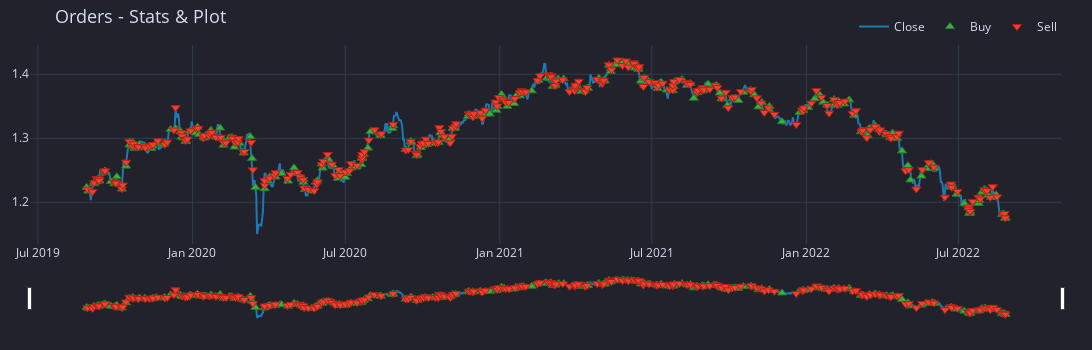

The code cell stored with this chart in its notebook:
### Code cell
# pf_2_bb_custom.orders.plot(xaxis=dict(rangeslider_visible=True),**kwargs1).show()
kwargs1 = {"title_text" : "Orders - Stats & Plot", "title_font_size" : 18}
pf_2_bb_custom.orders.resample("1d").plot(xaxis=dict(rangeslider_visible=True),**kwargs1).show()

### Figure 1 — Plotly figure (JSON) as saved in the notebook; plotly's stock layout.template omitted (floating-point values rounded to 4 significant figures; data arrays with more than 128 entries replaced by an {"elided": "..."} marker saying what was removed)
{"data": [{"line": {"color": "#1f77b4"}, "mode": "lines", "name": "Close", "showlegend": true, "type": "scatter", "uid": "17754666-d334-4089-9624-94c28a054d6a", "x": {"elided": "1096 str values"}, "y": {"elided": "1096 float values"}}, {"customdata": {"elided": "265x9 mixed values"}, "hovertemplate": "<br>Order Id: %{customdata[0]}\n<br>Signal Index: %{customdata[1]}\n<br>Creation Index: %{customdata[2]}\n<br>Fill Index: %{customdata[3]}\n<br>Size: %{customdata[4]:,}\n<br>Price: %{customdata[5]:,}\n<br>Fees: %{customdata[6]:,}\n<br>Type: %{customdata[7]}\n<br>Stop Type: %{customdata[8]}", "marker": {"color": "#37B13F", "line": {"color": "rgb(38,123,44)", "width": 1}, "size": 8, "symbol": "triangle-up"}, "mode": "markers", "name": "Buy", "type": "scatter", "uid": "844bf9bc-0796-4181-92ae-5153e543680d", "x": {"elided": "265 str values"}, "y": {"elided": "265 float values"}}, {"customdata": {"elided": "264x9 mixed values"}, "hovertemplate": "<br>Order Id: %{customdata[0]}\n<br>Signal Index: %{customdata[1]}\n<br>Creation Index: %{customdata[2]}\n<br>Fill Index: %{customdata[3]}\n<br>Size: %{customdata[4]:,}\n<br>Price: %{customdata[5]:,}\n<br>Fees: %{customdata[6]:,}\n<br>Type: %{customdata[7]}\n<br>Stop Type: %{customdata[8]}", "marker": {"color": "#EA4335", "line": {"color": "rgb(181,31,18)", "width": 1}, "size": 8, "symbol": "triangle-down"}, "mode": "markers", "name": "Sell", "type": "scatter", "uid": "0e59f057-1eb0-4870-9ed3-4146418c4700", "x": {"elided": "264 str values"}, "y": {"elided": "264 float values"}}], "layout": {"height": 350, "legend": {"orientation": "h", "traceorder": "normal", "x": 1, "xanchor": "right", "y": 1.02, "yanchor": "bottom"}, "margin": {"b": 30, "l": 30, "r": 30, "t": 30}, "title": {"font": {"size": 18}, "text": "Orders - Stats & Plot"}, "width": 1280, "xaxis": {"rangeslider": {"visible": true}}}}
